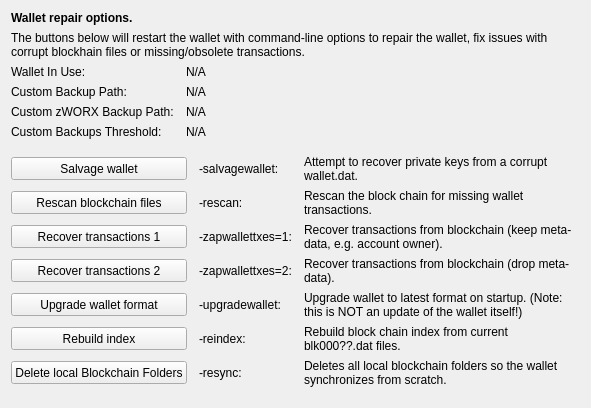
     <widget class="QWidget" name="tab_repair">
      <attribute name="title">
       <string>&amp;Wallet Repair</string>
      </attribute>
      <layout class="QGridLayout" name="gridLayout_4" columnstretch="0,0,0,0">
       <property name="horizontalSpacing">
        <number>12</number>
       </property>
       <item row="0" column="0" colspan="4">
        <widget class="QLabel" name="label_repair_header">
         <property name="font">
          <font>
           <weight>75</weight>
           <bold>true</bold>
          </font>
         </property>
         <property name="text">
          <string>Wallet repair options.</string>
         </property>
        </widget>
       </item>
       <item row="1" column="0" colspan="4">
        <widget class="QLabel" name="label_repair_helptext">
         <property name="font">
          <font>
           <weight>50</weight>
           <bold>false</bold>
          </font>
         </property>
         <property name="text">
          <string>The buttons below will restart the wallet with command-line options to repair the wallet, fix issues with corrupt blockhain files or missing/obsolete transactions.</string>
         </property>
         <property name="wordWrap">
          <bool>true</bool>
         </property>
        </widget>
       </item>
       <item row="2" column="0">
        <widget class="QLabel" name="wallet_path_label">
         <property name="text">
          <string>Wallet In Use:</string>
         </property>
        </widget>
       </item>
       <item row="2" column="1" colspan="3">
        <widget class="QLabel" name="wallet_path">
         <property name="cursor">
          <cursorShape>IBeamCursor</cursorShape>
         </property>
         <property name="text">
          <string>N/A</string>
         </property>
         <property name="textFormat">
          <enum>Qt::PlainText</enum>
         </property>
         <property name="textInteractionFlags">
          <set>Qt::LinksAccessibleByMouse|Qt::TextSelectableByKeyboard|Qt::TextSelectableByMouse</set>
         </property>
        </widget>
       </item>
       <item row="3" column="0">
        <widget class="QLabel" name="wallet_custombackuppath_label">
         <property name="visible">
          <bool>false</bool>
         </property>
         <property name="text">
          <string>Custom Backup Path:</string>
         </property>
        </widget>
       </item>
       <item row="3" column="1" colspan="3">
        <widget class="QLabel" name="wallet_custombackuppath">
         <property name="cursor">
          <cursorShape>IBeamCursor</cursorShape>
         </property>
         <property name="visible">
          <bool>false</bool>
         </property>
         <property name="text">
          <string>N/A</string>
         </property>
         <property name="textFormat">
          <enum>Qt::PlainText</enum>
         </property>
         <property name="textInteractionFlags">
          <set>Qt::LinksAccessibleByMouse|Qt::TextSelectableByKeyboard|Qt::TextSelectableByMouse</set>
         </property>
        </widget>
       </item>
       <item row="4" column="0">
        <widget class="QLabel" name="wallet_customzworxbackuppath_label">
         <property name="visible">
          <bool>false</bool>
         </property>
         <property name="text">
          <string>Custom zWORX Backup Path:</string>
         </property>
        </widget>
       </item>
       <item row="4" column="1" colspan="3">
        <widget class="QLabel" name="wallet_customzworxbackuppath">
         <property name="cursor">
          <cursorShape>IBeamCursor</cursorShape>
         </property>
         <property name="visible">
          <bool>false</bool>
         </property>
         <property name="text">
          <string>N/A</string>
         </property>
         <property name="textFormat">
          <enum>Qt::PlainText</enum>
         </property>
         <property name="textInteractionFlags">
          <set>Qt::LinksAccessibleByMouse|Qt::TextSelectableByKeyboard|Qt::TextSelectableByMouse</set>
         </property>
        </widget>
       </item>
       <item row="5" column="0">
        <widget class="QLabel" name="wallet_custombackupthreshold_label">
         <property name="visible">
          <bool>false</bool>
         </property>
         <property name="text">
          <string>Custom Backups Threshold:</string>
         </property>
        </widget>
       </item>
       <item row="5" column="1" colspan="3">
        <widget class="QLabel" name="wallet_custombackupthreshold">
         <property name="cursor">
          <cursorShape>IBeamCursor</cursorShape>
         </property>
         <property name="visible">
          <bool>false</bool>
         </property>
         <property name="text">
          <string>N/A</string>
         </property>
         <property name="textFormat">
          <enum>Qt::PlainText</enum>
         </property>
         <property name="textInteractionFlags">
          <set>Qt::LinksAccessibleByMouse|Qt::TextSelectableByKeyboard|Qt::TextSelectableByMouse</set>
         </property>
        </widget>
       </item>
       <item row="6" column="0">
        <spacer name="verticalSpacer_repair1">
         <property name="orientation">
          <enum>Qt::Vertical</enum>
         </property>
         <property name="sizeHint" stdset="0">
          <size>
           <width>10</width>
           <height>10</height>
          </size>
         </property>
        </spacer>
       </item>
       <item row="7" column="0" colspan="2">
        <widget class="QPushButton" name="btn_salvagewallet">
         <property name="minimumSize">
          <size>
           <width>100</width>
           <height>23</height>
          </size>
         </property>
         <property name="text">
          <string>Salvage wallet</string>
         </property>
        </widget>
       </item>
       <item row="7" column="2">
        <widget class="QLabel" name="label_repair_salvage_command">
         <property name="text">
          <string notr="true">-salvagewallet:</string>
         </property>
        </widget>
       </item>
       <item row="7" column="3">
        <widget class="QLabel" name="label_repair_salvage">
         <property name="text">
          <string>Attempt to recover private keys from a corrupt wallet.dat.</string>
         </property>
         <property name="wordWrap">
          <bool>true</bool>
         </property>
        </widget>
       </item>
       <item row="8" column="0" colspan="2">
        <widget class="QPushButton" name="btn_rescan">
         <property name="minimumSize">
          <size>
           <width>100</width>
           <height>23</height>
          </size>
         </property>
         <property name="text">
          <string>Rescan blockchain files</string>
         </property>
        </widget>
       </item>
       <item row="8" column="2">
        <widget class="QLabel" name="label_repair_rescan_command">
         <property name="text">
          <string notr="true">-rescan:</string>
         </property>
        </widget>
       </item>
       <item row="8" column="3">
        <widget class="QLabel" name="label_repair_rescan">
         <property name="text">
          <string>Rescan the block chain for missing wallet transactions.</string>
         </property>
         <property name="wordWrap">
          <bool>true</bool>
         </property>
        </widget>
       </item>
       <item row="9" column="0" colspan="2">
        <widget class="QPushButton" name="btn_zapwallettxes1">
         <property name="minimumSize">
          <size>
           <width>100</width>
           <height>23</height>
          </size>
         </property>
         <property name="text">
          <string>Recover transactions 1</string>
         </property>
        </widget>
       </item>
       <item row="9" column="2">
        <widget class="QLabel" name="label_repair_zap1_command">
         <property name="text">
          <string notr="true">-zapwallettxes=1:</string>
         </property>
        </widget>
       </item>
       <item row="9" column="3">
        <widget class="QLabel" name="label_repair_zap1">
         <property name="text">
          <string>Recover transactions from blockchain (keep meta-data, e.g. account owner).</string>
         </property>
         <property name="wordWrap">
          <bool>true</bool>
         </property>
        </widget>
       </item>
       <item row="10" column="0" colspan="2">
        <widget class="QPushButton" name="btn_zapwallettxes2">
         <property name="minimumSize">
          <size>
           <width>100</width>
           <height>23</height>
          </size>
         </property>
         <property name="text">
          <string>Recover transactions 2</string>
         </property>
        </widget>
       </item>
       <item row="10" column="2">
        <widget class="QLabel" name="label_repair_zap2_command">
         <property name="text">
          <string notr="true">-zapwallettxes=2:</string>
         </property>
        </widget>
       </item>
       <item row="10" column="3">
        <widget class="QLabel" name="label_repair_zap2">
         <property name="text">
          <string>Recover transactions from blockchain (drop meta-data).</string>
         </property>
         <property name="wordWrap">
          <bool>true</bool>
         </property>
        </widget>
       </item>
       <item row="11" column="0" colspan="2">
        <widget class="QPushButton" name="btn_upgradewallet">
         <property name="minimumSize">
          <size>
           <width>100</width>
           <height>23</height>
          </size>
         </property>
         <property name="text">
          <string>Upgrade wallet format</string>
         </property>
        </widget>
       </item>
       <item row="11" column="2">
        <widget class="QLabel" name="label_repair_upgrade_command">
         <property name="text">
          <string notr="true">-upgradewallet:</string>
         </property>
        </widget>
       </item>
       <item row="11" column="3">
        <widget class="QLabel" name="label_repair_upgrade">
         <property name="text">
          <string>Upgrade wallet to latest format on startup. (Note: this is NOT an update of the wallet itself!)</string>
         </property>
         <property name="wordWrap">
          <bool>true</bool>
         </property>
        </widget>
       </item>
       <item row="12" column="0" colspan="2">
        <widget class="QPushButton" name="btn_reindex">
         <property name="minimumSize">
          <size>
           <width>100</width>
           <height>23</height>
          </size>
         </property>
         <property name="text">
          <string>Rebuild index</string>
         </property>
        </widget>
       </item>
       <item row="12" column="2">
        <widget class="QLabel" name="label_repair_reindex_command">
         <property name="text">
          <string notr="true">-reindex:</string>
         </property>
        </widget>
       </item>
       <item row="12" column="3">
        <widget class="QLabel" name="label_repair_reindex">
         <property name="text">
          <string>Rebuild block chain index from current blk000??.dat files.</string>
         </property>
         <property name="wordWrap">
          <bool>true</bool>
         </property>
        </widget>
       </item>
       <item row="13" column="0" colspan="2">
        <widget class="QPushButton" name="btn_resync">
         <property name="minimumSize">
          <size>
           <width>100</width>
           <height>23</height>
          </size>
         </property>
         <property name="text">
          <string>Delete local Blockchain Folders</string>
         </property>
        </widget>
       </item>
       <item row="13" column="2">
        <widget class="QLabel" name="label_repair_resync_command">
         <property name="text">
          <string>-resync:</string>
         </property>
        </widget>
       </item>
       <item row="13" column="3">
        <widget class="QLabel" name="label_repair_resync">
         <property name="text">
          <string>Deletes all local blockchain folders so the wallet synchronizes from scratch.</string>
         </property>
         <property name="wordWrap">
          <bool>true</bool>
         </property>
        </widget>
       </item>
       <item row="14" column="0">
        <spacer name="verticalSpacer_repair2">
         <property name="orientation">
          <enum>Qt::Vertical</enum>
         </property>
         <property name="sizeHint" stdset="0">
          <size>
           <width>20</width>
           <height>10</height>
          </size>
         </property>
        </spacer>
       </item>
      </layout>
     </widget>
